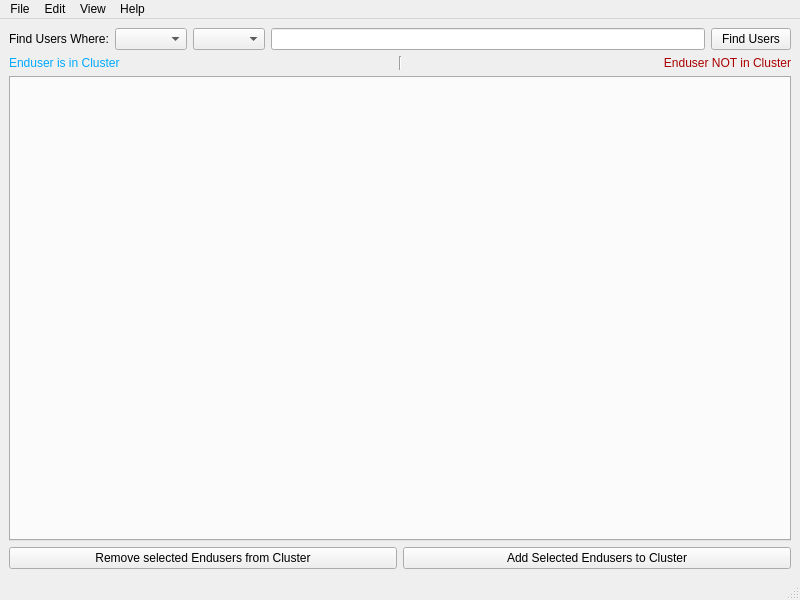
<?xml version="1.0" encoding="UTF-8"?>
<ui version="4.0">
 <class>EndusersClusterMngmtTabsWindow</class>
 <widget class="QMainWindow" name="EndusersClusterMngmtTabsWindow">
  <property name="geometry">
   <rect>
    <x>0</x>
    <y>0</y>
    <width>800</width>
    <height>600</height>
   </rect>
  </property>
  <property name="windowTitle">
   <string>CM Enduser Home Cluster Utility - </string>
  </property>
  <widget class="QWidget" name="centralwidget">
   <layout class="QVBoxLayout" name="verticalLayout_3">
    <item>
     <layout class="QVBoxLayout" name="verticalLayout">
      <item>
       <layout class="QHBoxLayout" name="horizontalLayout">
        <item>
         <widget class="QLabel" name="labelFindUsers">
          <property name="text">
           <string>Find Users Where:</string>
          </property>
         </widget>
        </item>
        <item>
         <widget class="QComboBox" name="comboBoxType"/>
        </item>
        <item>
         <widget class="QComboBox" name="comboBoxParameter"/>
        </item>
        <item>
         <widget class="QLineEdit" name="lineEditQueryData"/>
        </item>
        <item>
         <widget class="QPushButton" name="btnFindUsers">
          <property name="text">
           <string>Find Users</string>
          </property>
         </widget>
        </item>
       </layout>
      </item>
      <item>
       <layout class="QHBoxLayout" name="horizontalLayout_3">
        <item>
         <widget class="QLabel" name="label_3">
          <property name="styleSheet">
           <string notr="true">color: rgb(0, 170, 255);</string>
          </property>
          <property name="text">
           <string>Enduser is in Cluster</string>
          </property>
         </widget>
        </item>
        <item>
         <widget class="Line" name="line">
          <property name="orientation">
           <enum>Qt::Vertical</enum>
          </property>
         </widget>
        </item>
        <item>
         <widget class="QLabel" name="label_2">
          <property name="styleSheet">
           <string notr="true">color: rgb(170, 0, 0);</string>
          </property>
          <property name="text">
           <string>Enduser NOT in Cluster</string>
          </property>
          <property name="alignment">
           <set>Qt::AlignRight|Qt::AlignTrailing|Qt::AlignVCenter</set>
          </property>
         </widget>
        </item>
       </layout>
      </item>
      <item>
       <layout class="QVBoxLayout" name="verticalLayout_2">
        <item>
         <widget class="QTabWidget" name="tabWidgetClusters">
          <property name="enabled">
           <bool>true</bool>
          </property>
          <property name="tabShape">
           <enum>QTabWidget::Rounded</enum>
          </property>
          <property name="currentIndex">
           <number>-1</number>
          </property>
          <property name="elideMode">
           <enum>Qt::ElideNone</enum>
          </property>
          <property name="tabsClosable">
           <bool>false</bool>
          </property>
          <property name="movable">
           <bool>true</bool>
          </property>
          <property name="tabBarAutoHide">
           <bool>false</bool>
          </property>
         </widget>
        </item>
       </layout>
      </item>
      <item>
       <layout class="QHBoxLayout" name="horizontalLayout_6">
        <item>
         <widget class="QPushButton" name="btnRemoveEndusersFromCluster">
          <property name="text">
           <string>Remove selected Endusers from Cluster</string>
          </property>
         </widget>
        </item>
        <item>
         <widget class="QPushButton" name="btnAddEndusersToCluster">
          <property name="text">
           <string>Add Selected Endusers to Cluster</string>
          </property>
         </widget>
        </item>
       </layout>
      </item>
     </layout>
    </item>
   </layout>
  </widget>
  <widget class="QMenuBar" name="menubar">
   <property name="geometry">
    <rect>
     <x>0</x>
     <y>0</y>
     <width>800</width>
     <height>21</height>
    </rect>
   </property>
   <widget class="QMenu" name="menuFile">
    <property name="title">
     <string>File</string>
    </property>
    <addaction name="actionBack_to_Cluster_List_Interface"/>
    <addaction name="separator"/>
    <addaction name="actionExit"/>
   </widget>
   <widget class="QMenu" name="menuEdit">
    <property name="title">
     <string>Edit</string>
    </property>
    <addaction name="actionAdd_Selected_Endusers_to_Cluster"/>
    <addaction name="actionRemove_Selected_Endusers_from_Cluster"/>
    <addaction name="separator"/>
    <addaction name="actionRemove_Selected_Endusers_from_all_other_Clusters"/>
   </widget>
   <widget class="QMenu" name="menuView">
    <property name="title">
     <string>View</string>
    </property>
    <addaction name="actionLog_Interface"/>
    <addaction name="separator"/>
    <addaction name="actionDevices_controlled_by_selected_Endusers"/>
   </widget>
   <widget class="QMenu" name="menuHelp">
    <property name="title">
     <string>Help</string>
    </property>
    <addaction name="actionAbout"/>
    <addaction name="separator"/>
    <addaction name="actionFeedback"/>
    <addaction name="actionProduct_Registration"/>
    <addaction name="actionReport_a_bug"/>
    <addaction name="separator"/>
    <addaction name="actionTechnical_Support"/>
    <addaction name="actionFAQ"/>
    <addaction name="separator"/>
    <addaction name="actionView_Help"/>
   </widget>
   <addaction name="menuFile"/>
   <addaction name="menuEdit"/>
   <addaction name="menuView"/>
   <addaction name="menuHelp"/>
  </widget>
  <widget class="QStatusBar" name="statusbar"/>
  <action name="actionBack_to_Cluster_List_Interface">
   <property name="text">
    <string>Back to Cluster List Interface</string>
   </property>
  </action>
  <action name="actionExit">
   <property name="text">
    <string>Exit</string>
   </property>
  </action>
  <action name="actionAdd_Selected_Endusers_to_Cluster">
   <property name="text">
    <string>Add Selected Endusers to Cluster</string>
   </property>
  </action>
  <action name="actionRemove_Selected_Endusers_from_Cluster">
   <property name="text">
    <string>Remove Selected Endusers from Cluster</string>
   </property>
  </action>
  <action name="actionRemove_Selected_Endusers_from_all_other_Clusters">
   <property name="text">
    <string>Remove Selected Endusers from all other Clusters</string>
   </property>
  </action>
  <action name="actionLog_Interface">
   <property name="checkable">
    <bool>true</bool>
   </property>
   <property name="text">
    <string>Log Interface</string>
   </property>
  </action>
  <action name="actionDevices_controlled_by_selected_Endusers">
   <property name="text">
    <string>Devices controlled by Selected Endusers</string>
   </property>
  </action>
  <action name="actionAbout">
   <property name="text">
    <string>About</string>
   </property>
  </action>
  <action name="actionFeedback">
   <property name="text">
    <string>Feedback</string>
   </property>
  </action>
  <action name="actionProduct_Registration">
   <property name="text">
    <string>Product Registration</string>
   </property>
  </action>
  <action name="actionReport_a_bug">
   <property name="text">
    <string>Report a bug</string>
   </property>
  </action>
  <action name="actionTechnical_Support">
   <property name="text">
    <string>Technical Support</string>
   </property>
  </action>
  <action name="actionFAQ">
   <property name="text">
    <string>FAQ</string>
   </property>
  </action>
  <action name="actionView_Help">
   <property name="text">
    <string>View Help</string>
   </property>
  </action>
 </widget>
 <resources/>
 <connections/>
</ui>
